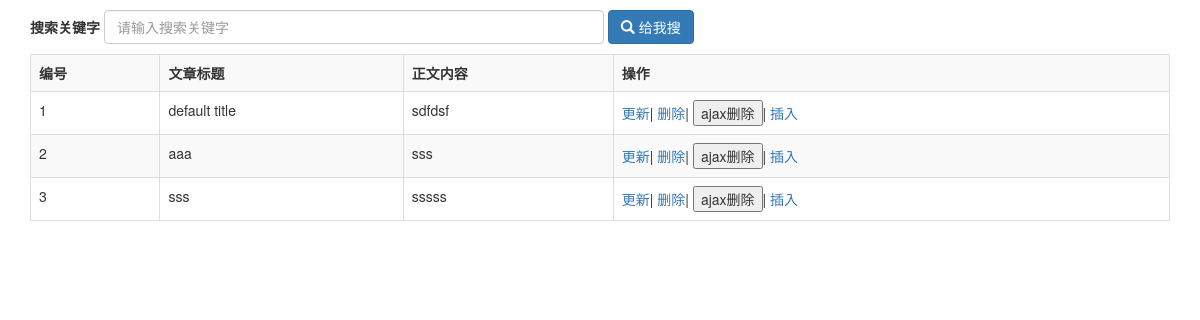
/show/, run on an earlier commit of the app's database.
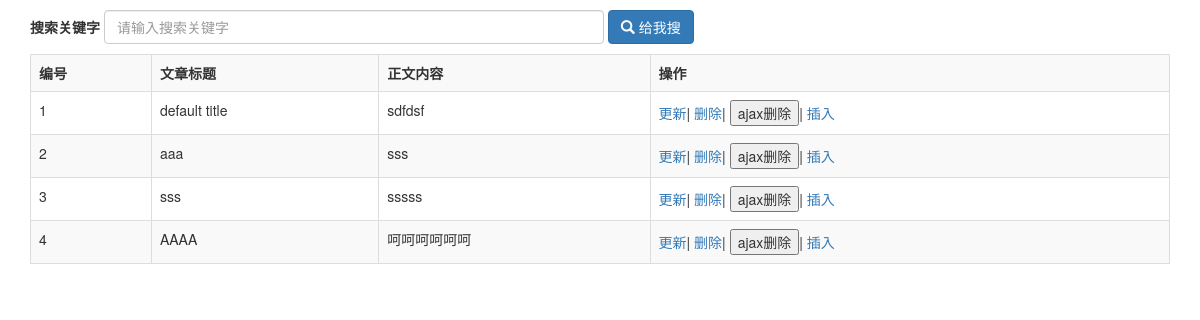
And on a later commit of the database.
### blog/models.py (models this page shows)
class Article(models.Model):
    title = models.CharField(max_length=30, default='default title')
    content = models.TextField(null=True)

### blog/views.py (the view)
# urls.py: path('show/', bv.index),
def index(request):
    articles = Article.objects.all()
    return render(request, "index.html", {'articles': articles})

### blog/templates/index.html (shortened to what this page needs)
<!DOCTYPE html>
<html lang="en">
<head>
    <link rel="stylesheet" href="/static/css/bootstrap.css">
</head>
<body>
<div class="container">
    <form class="form-inline" action="#" method="post" style="margin: 10px 0px">
        <div class="form-group">
            <label class="control-label">搜索关键字</label>
            <input type="text" class="form-control" style="width: 500px" placeholder="请输入搜索关键字">
        </div>
        <button type="submit" class="btn btn-primary">
            <span class="glyphicon glyphicon-search" aria-hidden="true"></span>
            给我搜
        </button>
    </form>
    <table class="table table-striped table-bordered table-hover">
        <tr>
            <th>编号</th>
            <th>文章标题</th>
            <th>正文内容</th>
            <th>操作</th>
        </tr>
        {% for article in articles %}
            <tr>
                <td>{{ forloop.counter }}</td>
                <td>{{ article.title }}</td>
                <td>{{ article.content }}</td>
                <td><a href="/get_id/{{ article.id }}">更新</a>|
                    <a href="/delete/{{ article.id }}">删除</a>|
                    <button type="button" class="btnDel" id="{{ article.id }}">ajax删除</button>|
                    <a href="/save/">插入</a></td>
            </tr>
        {% endfor %}
    </table>
</div>
</body>
</html>

What changed in the data, as far as the page shows it:
added Article: title "AAAA", content "呵呵呵呵呵呵"
